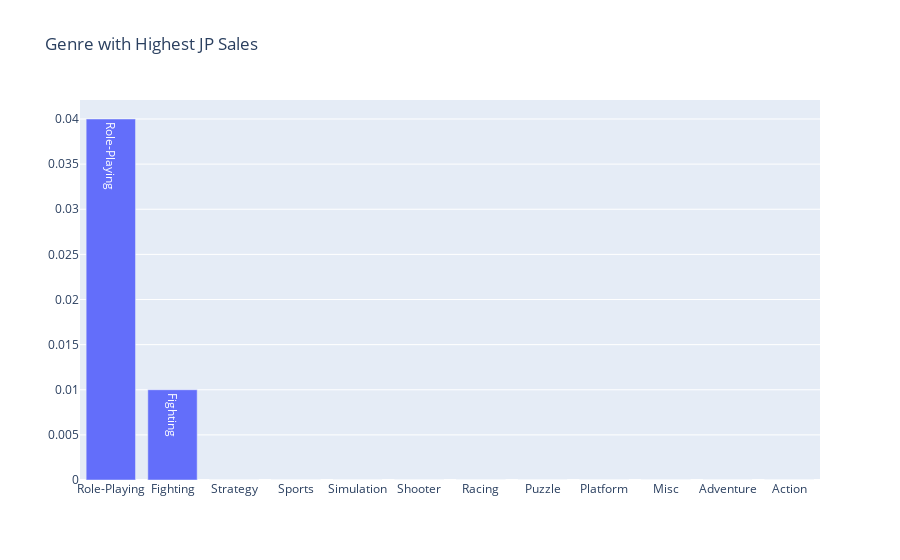

This figure's notebook cell:
### Code cell
bar_dropped_data_duplicates = dropped_name.groupby('Genre')['JP_Sales'].median().sort_values(ascending=False).reset_index()

data = [Bar(x = bar_dropped_data_duplicates['Genre'], y = bar_dropped_data_duplicates['JP_Sales'], text = bar_dropped_data_duplicates['Genre'])]
layout = Layout(title = "Genre with Highest JP Sales")

fig = Figure(data = data, layout = layout)

plotly.offline.iplot(fig,show_link = False)

### Figure 1 — Plotly figure (JSON) as saved in the notebook; plotly's stock layout.template omitted (floating-point values rounded to 4 significant figures)
{"data": [{"text": ["Role-Playing", "Fighting", "Strategy", "Sports", "Simulation", "Shooter", "Racing", "Puzzle", "Platform", "Misc", "Adventure", "Action"], "type": "bar", "x": ["Role-Playing", "Fighting", "Strategy", "Sports", "Simulation", "Shooter", "Racing", "Puzzle", "Platform", "Misc", "Adventure", "Action"], "y": [0.04, 0.01, 0, 0, 0, 0, 0, 0, 0, 0, 0, 0]}], "layout": {"title": {"text": "Genre with Highest JP Sales"}}}
